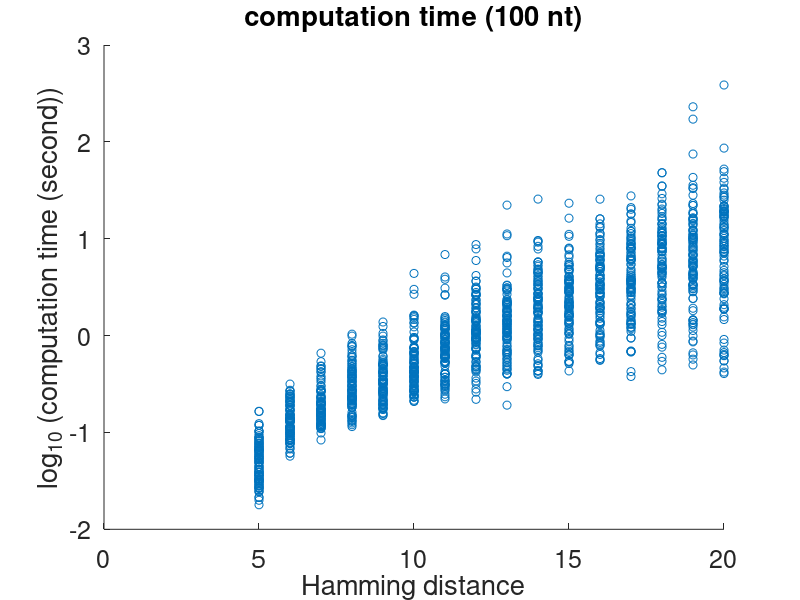

Reproduce this figure in MATLAB.

M1 = dlmread('result-iso-len.txt');


figure(1)
hold on
scatter(M1(:,1), log10(M1(:,2)))

title('computation time (100 nt)','fontsize',24)
xlabel('Hamming distance','fontsize',24)
ylabel('log_{10} (computation time (second))','fontsize',24)
set(gca,'FontSize',18);